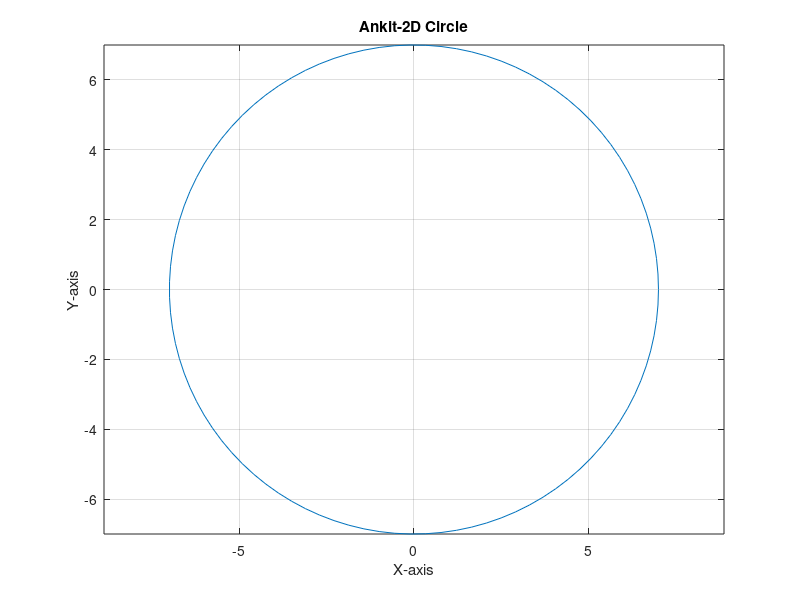

This chart was generated by the following MATLAB code:
clear all
clc
% Define the radius R
R = 007;

% Initialize theta from 0 to 2*pi
theta = linspace(0, 2*pi, 100);

% Calculate the x and y coordinates
x = R * cos(theta);
y = R * sin(theta);

% Plot the circle
figure;
plot(x, y);
axis equal;
title('Ankit-2D Circle');
xlabel('X-axis');
ylabel('Y-axis');
grid on;

% Show the plot
hold off;